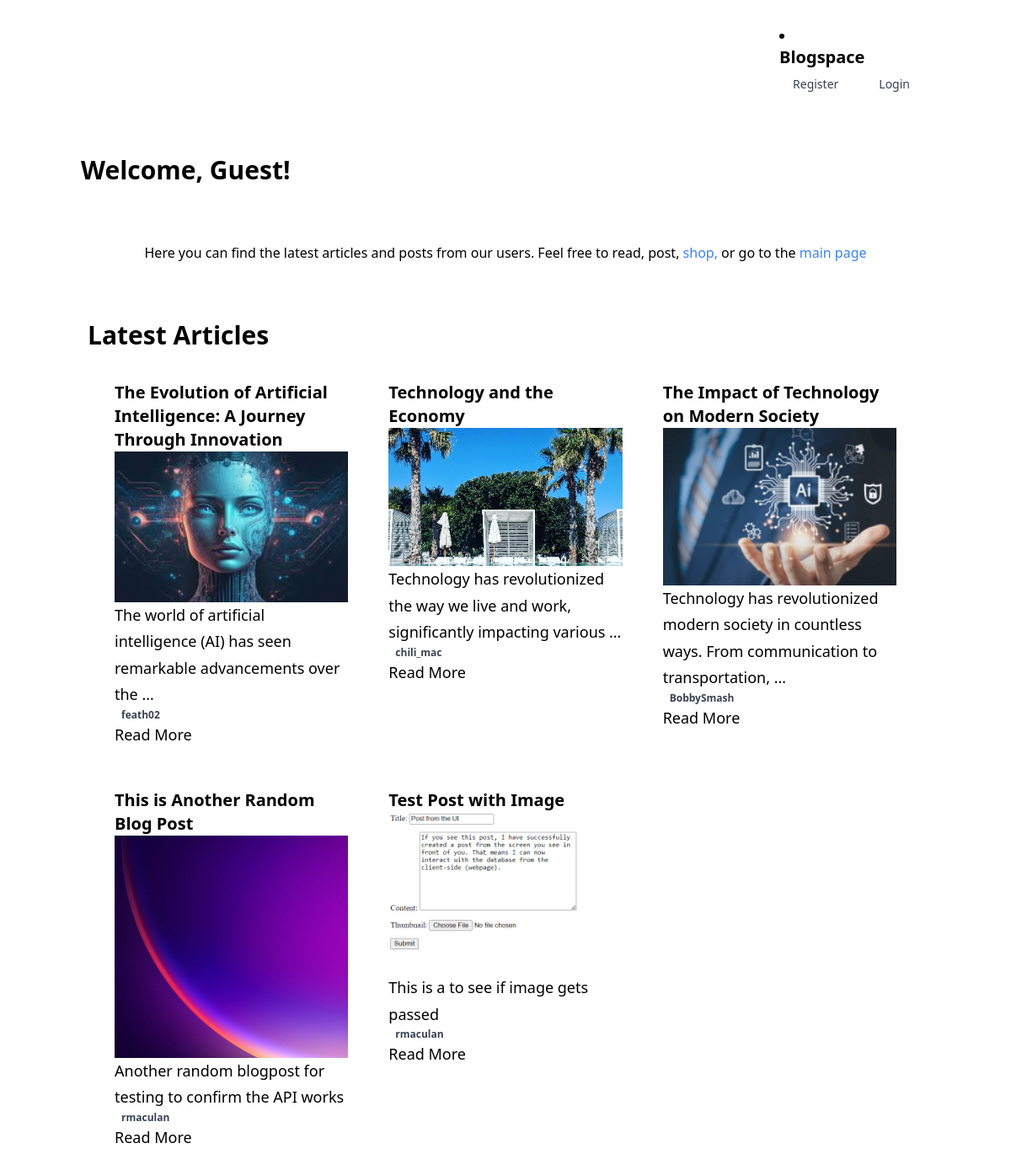
Screenshot of /blog/ with the database file from the repository.
### blog/models.py (models this page shows, shortened)
class Post(models.Model):
    STATUS_CHOICES = (
        ('draft', 'Draft'),
        ('published', 'Published'),
    )
    title = models.CharField(max_length=200)
    slug = models.SlugField(unique=True)
    content = models.TextField()
    status = models.CharField(
        max_length=10,
        choices=STATUS_CHOICES,
        default='draft'
        )
    publish_date = models.DateTimeField(auto_now_add=True)
    author = models.ForeignKey(settings.AUTH_USER_MODEL, on_delete=models.CASCADE)
    on_delete=models.CASCADE
    thumbnail = models.ImageField(
        upload_to='thumbnails/',
        blank=True,
        null=True
        )  # New field for thumbnail

### blog/views.py (the view)
# urls.py: path('', views.read_blog_posts, name='index'),
def read_blog_posts(request):
    blog_posts = Post.objects.all().order_by('-publish_date')
    username = request.session.get('username', 'Anonymous')  # Default to 'Anonymous' if not found
    print(f"Username from session: {username}")
    return render(
        request,
        'blog/index.html',
        {'posts': blog_posts,
         'username': username
         })

### templates/blog/index.html (shortened to what this page needs)
{% load static %}
<html lang="en">
  <head>
    <link rel="stylesheet" href="{% static 'css/style.css' %}">
    <link rel="stylesheet" href="https://cdnjs.cloudflare.com/ajax/libs/font-awesome/6.0.0-beta3/css/all.min.css">
    <link href="https://cdn.jsdelivr.net/npm/tailwindcss@2.2.19/dist/tailwind.min.css" rel="stylesheet">
    <script src="https://cdn.tailwindcss.com"></script>
    <link rel="stylesheet" href="https://cdnjs.cloudflare.com/ajax/libs/font-awesome/6.0.0-beta3/css/all.min.css">
    <link href="https://cdn.jsdelivr.net/npm/tailwindcss@2.2.19/dist/tailwind.min.css" rel="stylesheet">
    <link rel="stylesheet" href="{% static 'css/style.css' %}">
  </head>
  <body>
    <div x-data="{ isOpen: false }">
      <nav class="bg-white border-gray-200 px-2 sm:px-4 py-2.5 rounded dark:bg-gray-900">
        <div class="container flex flex-wrap items-center justify-between mx-auto">
          <a href="{% url 'blog:index' %}" class="flex items-center">
            <li>
              <a href="{% url 'blog:index' %}" class="flex items-center self-start">
                <span
                  class="self-center text-xl font-semibold whitespace-nowrap
                    dark:text-white"
                  >
                  Blogspace
                </span>
              </a>
              <div class="hidden md:flex space-x-4">
                {% if user.is_authenticated %}
                <a
                  href="{% url 'blog:my_posts' %}"
                  class="block px-4 py-2 text-sm text-gray-700
                    hover:bg-gray-100 hover:text-gray-900
                    dark:text-gray-200 dark:hover:bg-gray-700
                    dark:hover:text-gray-100"
                  role="menuitem"
                >
                    My Blogs
                </a>
                <a
                  href="{% url 'blog:create_blog_post' %}"
                  class="block px-4 py-2 text-sm text-gray-700
                    hover:bg-gray-100 hover:text-gray-900
                    dark:text-gray-200 dark:hover:bg-gray-700
                    dark:hover:text-gray-100"
                  role="menuitem"
                >
                    Post Blog
                </a>
                <a
                  href="{% url 'blog:profile' %}"
                  class="block px-4 py-2 text-sm text-gray-700
                    hover:bg-gray-100 hover:text-gray-900
                    dark:text-gray-200 dark:hover:bg-gray-700
                    dark:hover:text-gray-100"
                  role="menuitem"
                  >
                    Profile
                </a>
                <a
                  href="{% url 'blog:logout' %}"
                  class="block px-4 py-2 text-sm text-gray-700
                    hover:bg-gray-100 hover:text-gray-900 dark:text-gray-200
                    dark:hover:bg-gray-700 dark:hover:text-gray-100"
                  role="menuitem"
                  >
                    Logout
                </a>
                {% else %}
                <a
                  href="{% url 'blog:register' %}"
                  class="block px-4 py-2 text-sm text-gray-700
                    hover:bg-gray-100 hover:text-gray-900 dark:text-gray-200
                    dark:hover:bg-gray-700 dark:hover:text-gray-100"
                  role="menuitem"
                >
                    Register
                </a>
                <a
                  href="{% url 'blog:login' %}"
                  class="block px-4 py-2 text-sm text-gray-700
                    hover:bg-gray-100 hover:text-gray-900 dark:text-gray-200
                    dark:hover:bg-gray-700 dark:hover:text-gray-100"
                  role="menuitem"
                >
                    Login
                </a>
                {% endif %}
              </div>
            </li>
        </div>
      </nav>
    </div>
      <div class="container mx-auto px-2 py-4">
          <h1 class="text-3xl font-bold mb-4">
            {% if user.is_authenticated %}
            Welcome, {{ user.username }}!
            {% else %}
            Welcome, Guest!
            {% endif %}
          </h1>
      </div>
        <div class="container mx-auto px-2 py-4">
          <p class="text-center">
            Here you can find the latest articles and posts from our users.
            Feel free to read, post,
            <a
              href="{% url 'marketplace:index' %}"
              class="text-blue-500 hover:underline"
              >
              shop,
            </a>
            or go to the
            <a
              href="{% url 'landing' %}"
              class="text-blue-500 hover:underline"
              >
              main page
            </a>
          </p>
        </div>
    <main class="container mx-auto px-4 py-8">
        <h1 class="text-3xl font-bold mb-4">
        Latest Articles
        </h1>
        <div class="container mx-auto px-4">
          <div class="grid grid-cols-1 md:grid-cols-2 lg:grid-cols-3 gap-4">
            {% for post in posts %}
            <div class="col-span-1 md:col-span-1 lg:col-span-1">
              <article class="blog-content prose prose-lg max-w-none p-4">
                <h2 class="text-xl font-bold">{{ post.title }}</h2>
                {% if post.thumbnail %}
                <img
                  src="{{ post.thumbnail.url }}"
                  alt="{{ post.title }}"
                  width="1000"
                  height="600"
                />
                {% endif %}
                 <p>{{ post.content | truncatewords:12 }}</p>
                <div class="ml-2 text-xs">
                  <span class="block font-semibold text-gray-700">
                    {{ post.author }}
                  </span>
                </div>
                <a
                  href="{% url 'blog:post_detail' post.id %}"
                  class="btn btn-primary mt-4"
                  >
                  Read More
                </a>
              </article>
            </div>
            {% endfor %}
          </div>
      </main>
  </body>
</html>

### static/css/style.css (style rules this page uses)
.container { max-width: 1200px; margin-top: 20px; margin-bottom: 20px; margin-left: auto; margin-right: auto; padding-left: 1rem; padding-right: 1rem; }
.font-bold { font-weight: 700; }
.flex { display: flex; }
.justify-between { justify-content: space-between; }
.items-center { align-items: center; }
.px-4 { padding-left: 1rem; padding-right: 1rem; }
.py-4 { padding-top: 1rem; padding-bottom: 1rem; }
.container { width: 100%; margin-left: auto; margin-right: auto; padding-left: 1rem; padding-right: 1rem; }
.mx-auto { margin-left: auto; margin-right: auto; }
.prose { max-width: 65ch; margin-left: auto; margin-right: auto; padding-left: 1rem; padding-right: 1rem; }
.prose-lg { font-size: 1.125rem; line-height: 1.75; }
.max-w-none { max-width: none; }
.text-3xl { font-size: 1.875rem; }
.mb-4 { margin-bottom: 1rem; }
.text-xl { font-size: 1.25rem; }
.font-semibold { font-weight: 600; }
.text-gray-700 { color: #4b5563; }

### rows the page displays
Post: title "The Evolution of Artificial Intelligence: A Journey Through Innovation", thumbnail (picture), content "The world of artificial intelligence (AI) has seen remarkable advancements over the …", author "feath02"
Post: title "Technology and the Economy", thumbnail (picture), content "Technology has revolutionized the way we live and work, significantly impacting various …", author "chili_mac"
Post: title "The Impact of Technology on Modern Society", thumbnail (picture), content "Technology has revolutionized modern society in countless ways. From communication to transportation, …", author "BobbySmash"
Post: title "This is Another Random Blog Post", thumbnail (picture), content "Another random blogpost for testing to confirm the API works", author "rmaculan"
Post: title "Test Post with Image", thumbnail (picture), content "This is a to see if image gets passed", author "rmaculan"
